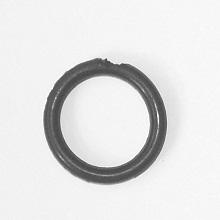
#> input picture Oring1.jpg, 220 x 220 px; its folder holds only this picture in this run
$ python runner.py
#> lines starting #> are read from the running program, lines starting #| are printed output that depends on the picture; after the words box and inside, x2 and y2 are one past the last pixel; in counts of white or black regions, pixels touching at a corner belong together
### threshold.py
import cv2 as cv
import numpy as np
import matplotlib.pyplot as plt

# converts image to black or white depending on threshold value
def img_to_binary(img,thresh):
    for i in range(0, img.shape[0]):
        for j in range(0, img.shape[1]):
            if img[i,j] > thresh:
                img[i,j] = 255
            else:
                img[i,j] = 0
    return img

# get_threshold returns the most frequent value in image
def get_threshold(img):
    hist = np.zeros(256)
    most_freq = np.zeros(256)
    empty = np.zeros(256)
    for i in range(0, img.shape[0]):
        for j in range(0, img.shape[1]):
            hist[img[i,j]]+=1
            if hist[img[i,j]].all() > most_freq.all(): #
                x = img[i,j]#
    return x

### closing.py
import cv2 as cv
import numpy as np

# compare each section of image to struct, if any of the image is the same then dialate whole section
def dialate(img):
    section = np.array([[0, 0, 0],
                        [0, 0, 0],
                        [0 ,0, 0]])

    struct = np.array([[0, 0, 0],
                       [0, 0, 0],
                       [0, 0, 0]])

    test = np.array(img)

    for i in range(2, img.shape[0] - 2):
        for j in range(2, img.shape[1] -2):
            countX = -1
            for z in range(i - 1,i + 2):
                countX = countX + 1
                countY = 0
                for y in range(j - 1,j + 2):
                    section[countX,countY] = img[z,y]
                    countY = countY + 1

            for z in range(-1,2):
                for y in range(-1,2):
                    if section[z,y] == struct [z,y]:
                       test[i,j] = 0
                       break;
                    else:
                       test[i,j] = img[i,j]


    return test

# compare each section of image to struct, if any of the image is the same then erode whole section
def erode(img):
    section = np.array([[0, 0, 0], [0, 0, 0],[0,0,0]])
    struct = np.array([[0, 0, 0],
                       [0, 0, 0],
                       [0, 0, 0]])
    test = np.array(img)
    for i in range(2, img.shape[0] - 2):
        for j in range(2, img.shape[1] -2):
            countX = -1
            for z in range(i - 1,i + 2):
                countX = countX + 1
                countY = 0
                for y in range(j - 1,j + 2):
                    section[countX,countY] = img[z,y]
                    countY = countY + 1
            if np.array_equal(section,struct) == True:
                test[i,j] = 0
            for z in range(-1,2):
                for y in range(-1,2):
                    if section[z,y] == 255:
                       test[i,j] = 255
                       break;
                    else:
                       test[i,j] = img[i,j]
    return test

### connected_label.py
import cv2 as cv
import numpy as np
# function traverses image, if index item is black, the item is labelled and added to the queue. Each items direct neighbour is
# checked and if it is found to be black, it is labelled and added to the queue.
# function returns labelled image, centroid and radius
def connected_label(img):
    cur_lab = 40
    test = np.array(img)
    queue = []
    mean_x, mean_y, max_x, max_y, counter = 0,0,0,0,0
    min_x, min_y = 200,200
    centroid = (0,0)

    # checking all pixels in the image except border of two.
    for i in range(2, img.shape[0] - 2):
        for j in range(2, img.shape[1] -2):
            # if pixel is equal to the cur_lab value it is added to the queue
            if test[i,j] == 0:
                test[i,j] = cur_lab
                queue += [(i,j)]
            elif test[i,j] == cur_lab:
                cur_lab = 255
            # while the queue is full, check the neighbours of each item in the queue
            while queue != []:
                x,y = queue[0]
                #obtaining max and min x/y values
                if x > max_x and cur_lab == 40:
                    max_x = x
                elif x < min_x and cur_lab == 40:
                    min_x = x
                if y > max_y and cur_lab == 40:
                    max_y = y
                elif y < min_y and cur_lab == 40:
                    min_y = y
                mean_x += x
                mean_y += y
                counter += 1

                #if the neighbours of the queue item are black, label them and add the index to queue
                if test[x-1,y] == 0:
                    test[x-1,y] = cur_lab
                    mean_x += x-1
                    mean_y += y
                    counter += 1
                    queue += [(x-1,y)]
                if test[x+1,y] == 0:
                    test[x+1,y] = cur_lab
                    mean_x += x+1
                    mean_y += y
                    counter += 1
                    queue += [(x+1,y)]
                if test[x,y-1] == 0:
                    test[x,y-1] = cur_lab
                    mean_x += x
                    mean_y += y-1
                    counter += 1
                    queue += [(x,y-1)]
                if test[x,y+1] == 0:
                    test[x,y+1] = cur_lab
                    mean_x += x
                    mean_y += y+1
                    counter += 1
                    queue += [(x,y+1)]
                queue.pop(0)

    # radius obtained below by getting an average radius
    # from the max and min x/y compared to the mean x/y
    mean_x = mean_x/counter
    mean_y = mean_y/counter
    centroid = (int(mean_y),int(mean_x))
    radius_top = max_y - mean_y
    radius_bottom = mean_y - min_y
    radius_left = mean_x - min_x
    radius_right = max_x - mean_x
    radius = (radius_top + radius_bottom + radius_left + radius_right) /4


    return (test,centroid,int(radius))

### circle_check.py
import cv2 as cv
import numpy as np
import math
import matplotlib.pyplot as plt

# Using circle equation, check the proximity for all of the points on the circle for a black value
# values obtained via centroid and radius
def circle_check(img,radius,centroid):
    test = np.array(img)
    cen_y,cen_x = centroid
    counter = 0
    for i in range(1, 361):
        x = (radius + 0.5) * math.cos(i)
        y = (radius + 0.5) * math.sin(i)
        x = int(cen_x + x)
        y = int(cen_y + y)
        for xx in range(-2,5):
            for yy in range(-2,3):
                if test[x+xx,y+yy] == 40:
                    counter = counter + 1
        if counter < 2:
            return (False)
        else:
            counter = 0
    return (True)

# draw a black circle around the centroid using circle equation
def circle_draw(img,radius,centroid):
    test = np.array(img)
    cen_y,cen_x = centroid
    counter = 0
    for i in range(1, 361):
        x = radius * math.cos(i)
        y = radius * math.sin(i)
        x = int(cen_x + x)
        y = int(cen_y + y)
        test[x,y] = 0
    return test

### runner.py
import cv2 as cv
import numpy as np
import time
import matplotlib.pyplot as plt
import closing, connected_label, threshold, circle_check


for x in range(1,16):
    #read in an image into memory
    img = cv.imread('Oring' + str(x) +'.jpg',0)
#> img is the input picture: shape (220, 220); min 55, max 255, mean 225.2
    before = time.time()
    tresh = threshold.get_threshold(img) - 60
#> after the loop in get_threshold, `for i in range(0, img.shape[0]):`: hist = 256 values, max 6333 at index 243, min 0 at index 0, mean 189.1
#> tresh = 186
    img = threshold.img_to_binary(img,tresh)
#> after the loop in img_to_binary, `for i in range(0, img.shape[0]):`:
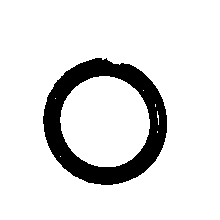
#> img: shape (220, 220); 88% white; 1 black region, box (x1, y1, x2, y2) and area: (43, 58, 167, 185) 5805
    img = closing.dialate(img)
#> after the loop in dialate, `for i in range(2, img.shape[0] - 2):`:
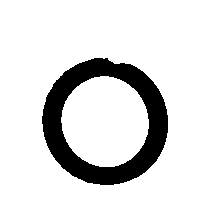
#> test: shape (220, 220); 87% white; 1 black region, box (x1, y1, x2, y2) and area: (42, 58, 168, 185) 6273
#> after the loop in dialate, `for i in range(2, img.shape[0] - 2):`: section = [[255, 255, 255], [255, 255, 255], [255, 255, 255]]
    img = closing.erode(img)
#> after the loop in erode, `for i in range(2, img.shape[0] - 2):`:
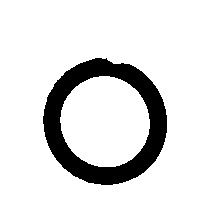
#> test: shape (220, 220); 87.9% white; 1 black region, box (x1, y1, x2, y2) and area: (43, 58, 167, 185) 5833

    '''
    Image 13's interior holes can be filled by using closing multiple times
    however, this does not effect accuracy and harshly effects exectution time

    img = closing.dialate(img)
    img = closing.dialate(img)
    img = closing.dialate(img)
    img = closing.dialate(img)
    img = closing.dialate(img)
    img = closing.erode(img)
    img = closing.erode(img)
    img = closing.erode(img)
    img = closing.erode(img)
    img = closing.erode(img)
    '''

    img,centroid,radius = connected_label.connected_label(img)
#> centroid = (104, 121); radius = 62
    boolean = circle_check.circle_check(img,radius,centroid)
#> in circle_check, `cen_y,cen_x = centroid`: cen_y = 104; cen_x = 121
#> the loop in circle_check, `for i in range(1, 361):` made 162 passes
#> (x, y) on passes 1 to 3: (154, 156), (94, 160), (59, 112)
#> boolean = False
    after = time.time()
    img = circle_check.circle_draw(img,radius,centroid)
#> in circle_draw, `cen_y,cen_x = centroid`: cen_y = 104; cen_x = 121
#> the loop in circle_draw, `for i in range(1, 361):` made 360 passes
#> (x, y) on passes 1 to 3: (154, 156), (95, 160), (59, 112)
#> after the loop in circle_draw, `for i in range(1, 361):`:
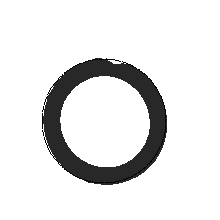
#> test: shape (220, 220); min 0, max 255, mean 228.2
    exc_time = after - before

    # Put text on image for exectuion time
    text = 'exc = ' + str(exc_time)
    font = cv.FONT_HERSHEY_COMPLEX_SMALL
    org = (30, 210)
    fontScale = 0.5
    color = (0, 0, 0)
    thickness = 1
    img = cv.putText(img, text, org, font, fontScale,
                     color, thickness)
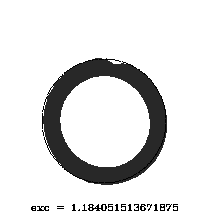
#> img: shape (220, 220); 0.81% of pixels changed, all inside (x1, y1, x2, y2) = (31, 204, 178, 211)

    if boolean == True:
        img = cv.putText(img, 'PASS', (15,20), cv.FONT_HERSHEY_SIMPLEX, fontScale,
                         color, thickness)
    else:
        img = cv.putText(img, 'FAIL', (15,20), cv.FONT_HERSHEY_SIMPLEX, fontScale,
                         color, thickness)
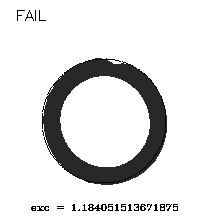
#> img: shape (220, 220); 0.15% of pixels changed, all inside (x1, y1, x2, y2) = (17, 10, 46, 21)
#> (the run stopped early here; a loop or call above may not have finished)
